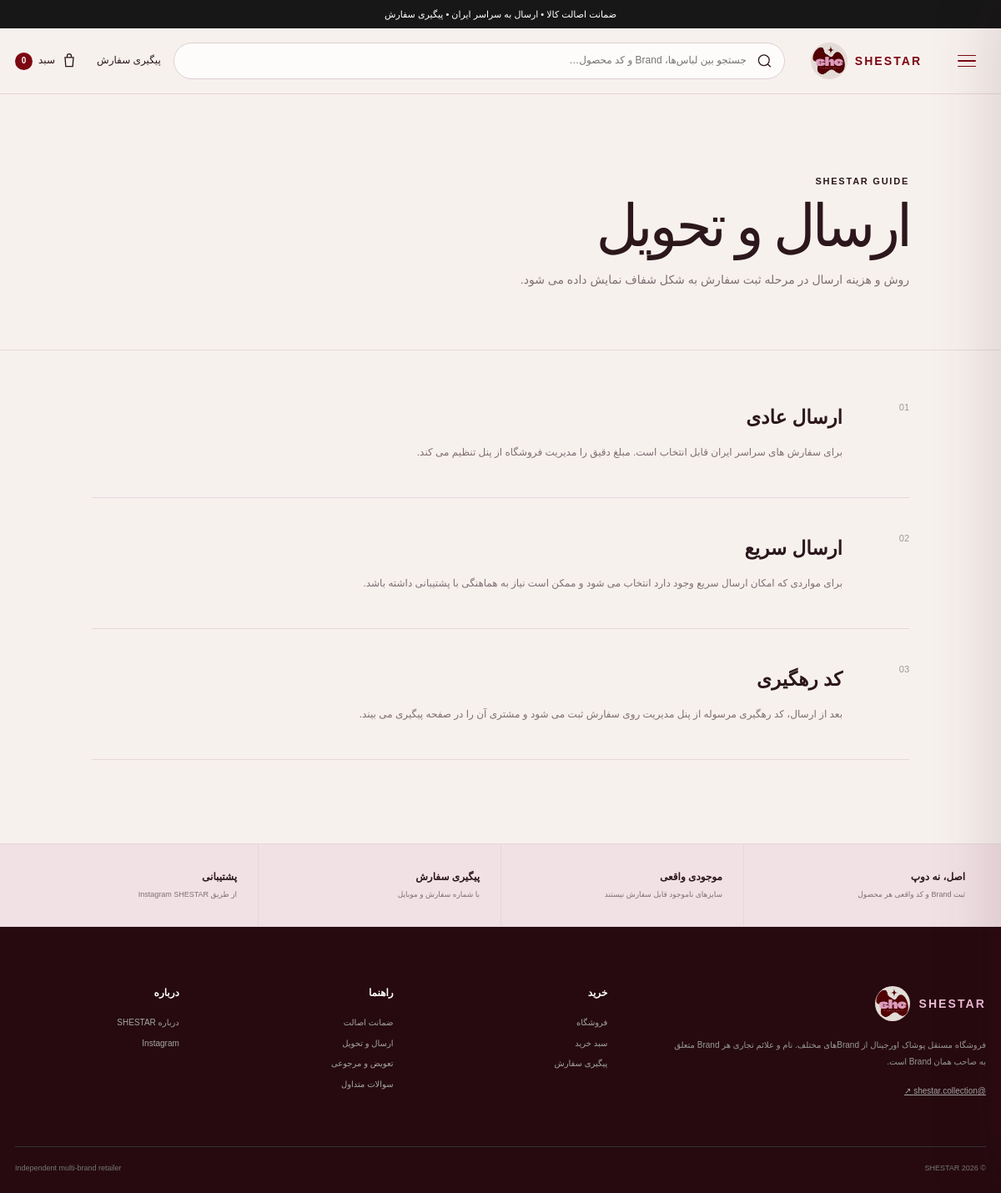
Screenshot of /info/shipping/ with the database file from the repository.
### shop/models.py (models this page shows, shortened)
class HomePageContent(models.Model):
    announcement_text = models.CharField("نوار بالای سایت", max_length=180, default="ضمانت اصالت کالا • ارسال به سراسر ایران • پیگیری سفارش")
    hero_kicker = models.CharField("تیتر کوچک Hero", max_length=160, default="SHESTAR COLLECTION · ORIGINAL BRAND FASHION")
    hero_title = models.CharField("عنوان اصلی Hero", max_length=220, default="استایل‌هایی که دلت می‌خواد بپوشی.")
    hero_text = models.TextField("متن Hero", default="انتخاب آیتم‌های اورجینال از Brandهای مختلف؛ با سایز و موجودی واقعی، قیمت شفاف و امکان ثبت و پیگیری سفارش از خود سایت.")
    hero_primary_button = models.CharField("متن دکمه اصلی Hero", max_length=80, default="شروع خرید")
    hero_secondary_button = models.CharField("متن دکمه دوم Hero", max_length=80, default="Instagram ↗")
    promise_1_title = models.CharField("مزیت ۱ - عنوان", max_length=80, default="اورجینال")
    promise_1_text = models.CharField("مزیت ۱ - توضیح", max_length=140, default="بدون فیک و Dupe")
    promise_2_title = models.CharField("مزیت ۲ - عنوان", max_length=80, default="شفاف")
    promise_2_text = models.CharField("مزیت ۲ - توضیح", max_length=140, default="قیمت، سایز و موجودی واقعی")
    promise_3_title = models.CharField("مزیت ۳ - عنوان", max_length=80, default="قابل پیگیری")
    promise_3_text = models.CharField("مزیت ۳ - توضیح", max_length=140, default="از ثبت تا ارسال")
    category_kicker = models.CharField("دسته‌بندی - تیتر کوچک", max_length=100, default="SHOP BY CATEGORY")
    category_title = models.CharField("دسته‌بندی - عنوان", max_length=100, default="دسته‌بندی‌ها")
    new_kicker = models.CharField("جدیدها - تیتر کوچک", max_length=100, default="JUST IN")
    new_title = models.CharField("جدیدها - عنوان", max_length=100, default="جدیدها")
    lookbook_kicker = models.CharField("Lookbook - تیتر کوچک", max_length=100, default="THE SHESTAR EDIT")
    lookbook_title = models.CharField("Lookbook - عنوان", max_length=180, default="از Instagram تا سبد خرید.")
    lookbook_text = models.TextField("Lookbook - متن", default="عکس‌های واقعی استایل و محصول می‌توانند کنار عکس رسمی Brand روی صفحه محصول قرار بگیرند تا مشتری دقیق‌تر انتخاب کند.")
    lookbook_button = models.CharField("Lookbook - متن دکمه", max_length=80, default="دیدن Instagram")
    brands_kicker = models.CharField("Brandها - تیتر کوچک", max_length=100, default="MULTI-BRAND")
    brands_title = models.CharField("Brandها - عنوان", max_length=100, default="Brandها")
    brands_disclaimer = models.TextField("متن زیر Brandها", default="SHESTAR یک فروشگاه مستقل Multi-brand است و نمایش نام Brand به معنی نمایندگی رسمی آن Brand نیست.")
    why_kicker = models.CharField("Why SHESTAR - تیتر کوچک", max_length=100, default="WHY SHESTAR")
    why_title = models.CharField("Why SHESTAR - عنوان", max_length=180, default="اصل بودن فقط یک جمله نیست.")
    instagram_handle = models.CharField("Instagram handle", max_length=80, default="@SHESTAR.COLLECTION")
    instagram_title = models.CharField("Instagram banner - عنوان", max_length=180, default="Dropهای جدید را از دست نده.")
    footer_about = models.TextField("متن معرفی Footer", default="فروشگاه مستقل پوشاک اورجینال از Brandهای مختلف. نام و علائم تجاری هر Brand متعلق به صاحب همان Brand است.")
    footer_shop_heading = models.CharField("عنوان ستون خرید Footer", max_length=60, default="خرید")
    footer_help_heading = models.CharField("عنوان ستون راهنما Footer", max_length=60, default="راهنما")
    footer_about_heading = models.CharField("عنوان ستون درباره Footer", max_length=60, default="درباره")
    footer_bottom_text = models.CharField("متن پایین Footer", max_length=160, default="Independent multi-brand retailer")
    meta_title = models.CharField("SEO - عنوان صفحه اصلی", max_length=180, default="SHESTAR | Original Brand Fashion")
    meta_description = models.CharField("SEO - توضیحات صفحه اصلی", max_length=300, default="فروش آنلاین پوشاک اورجینال برندهای مختلف با نمایش موجودی، سایز، ثبت سفارش و پیگیری سفارش.")
    updated_at = models.DateTimeField("آخرین ویرایش", auto_now=True)
    class Meta:
        verbose_name = "محتوای صفحه اصلی"
        verbose_name_plural = "محتوای صفحه اصلی"
    @classmethod
    def load(cls):
        obj, _ = cls.objects.get_or_create(pk=1)
        return obj

### shop/views.py (the view)
# urls.py: path("info/<slug:slug>/", views.info_page, name="info_page"),
def info_page(request, slug):
    page = INFO_PAGES.get(slug)
    if not page:
        return redirect("shop:home")
    return render(request, "shop/info_page.html", {"page": page, "slug": slug})

### shop/cart.py (called while the page is built, shortened)
def money(value):
    return f"{int(value):,} تومان"

def get_cart(request):
    return request.session.get(CART_SESSION_KEY, {})

def cart_snapshot(request):
    cart = get_cart(request)
    if not cart:
        return {
            "items": [], "count": 0, "subtotal": 0, "discount": 0, "total_after_discount": 0,
            "subtotal_display": money(0), "discount_display": money(0), "total_after_discount_display": money(0),
            "coupon": None, "can_checkout": False,
        }

### shop/context_processors.py (called while the page is built)
def storefront(request):
    snapshot = cart_snapshot(request)
    return {
        "global_cart_count": snapshot["count"],
        "site_settings": SiteSetting.load(),
        "home_content": HomePageContent.load(),
        "categories": Product.CATEGORY_CHOICES,
    }

### shop/models.py (called while the page is built)
    @classmethod
    def load(cls):
        obj, _ = cls.objects.get_or_create(pk=1)
        return obj

### shop/templates/shop/info_page.html (shortened to what this page needs)
{% extends 'shop/base.html' %}
{% block content %}
<section class="page-hero info-hero"><div class="container"><span class="kicker">SHESTAR GUIDE</span><h1>{{ page.title }}</h1><p>{{ page.lead }}</p></div></section>
<section class="container info-content">{% for title,text in page.sections %}<article><span>0{{ forloop.counter }}</span><div><h2>{{ title }}</h2><p>{{ text }}</p></div></article>{% endfor %}
</section>
{% endblock %}

### shop/templates/shop/base.html (shortened to what this page needs)
{% load static %}
<!doctype html>
<html lang="fa" dir="rtl">
<head>
  <link rel="stylesheet" href="{% static 'shop/css/site.css' %}">
</head>
<body>
  <div class="topbar">
    <div class="container topbar-inner"><span>{{ home_content.announcement_text }}</span></div>
  </div>
  <header class="header">
    <div class="container header-main">
      <div class="header-actions">
        <a class="header-link desktop-only" href="{% url 'shop:track_order' %}">پیگیری سفارش</a>
        <a class="cart-link" href="{% url 'shop:cart_page' %}" aria-label="سبد خرید">
          <svg viewBox="0 0 24 24" aria-hidden="true"><path d="M6 7h12l-1 13H7L6 7Zm3 0V5a3 3 0 0 1 6 0v2"/></svg>
          <span>سبد</span><b data-cart-count>{{ global_cart_count }}</b>
        </a>
      </div>
      <form class="header-search" action="{% url 'shop:shop_list' %}" method="get" role="search">
        <svg viewBox="0 0 24 24" aria-hidden="true"><path d="m21 21-4.35-4.35m2.35-5.65a8 8 0 1 1-16 0 8 8 0 0 1 16 0Z"/></svg>
        <input name="q" value="{{ request.GET.q }}" placeholder="جستجو بین لباس‌ها، Brand و کد محصول…" autocomplete="off">
      </form>
      <a class="logo logo-with-image" href="{% url 'shop:home' %}" aria-label="SHESTAR home">
        <img src="{% static 'shop/images/shestar-logo.webp' %}" alt="SHESTAR">
        <span class="logo-word">SHESTAR</span>
      </a>
      <button class="site-menu-btn" type="button" data-menu-open aria-label="باز کردن منوی دسته‌بندی" aria-controls="site-drawer" aria-expanded="false">
        <span></span><span></span><span></span>
      </button>
    </div>
  </header>
  <main>{% block content %}{% endblock %}</main>
  <section class="service-band">
    <div class="container service-grid">
      <div><b>اصل، نه دوپ</b><span>ثبت Brand و کد واقعی هر محصول</span></div>
      <div><b>موجودی واقعی</b><span>سایزهای ناموجود قابل سفارش نیستند</span></div>
      <div><b>پیگیری سفارش</b><span>با شماره سفارش و موبایل</span></div>
      <div><b>پشتیبانی</b><span>{% if site_settings.support_phone %}{{ site_settings.support_phone }}{% else %}از طریق Instagram SHESTAR{% endif %}</span></div>
    </div>
  </section>
  <footer class="footer">
    <div class="container footer-grid">
      <div class="footer-brand">
        <a class="logo logo-with-image" href="{% url 'shop:home' %}"><img src="{% static 'shop/images/shestar-logo.webp' %}" alt="SHESTAR"><span class="logo-word">SHESTAR</span></a>
        <p>{{ home_content.footer_about }}</p>
        <a class="instagram-link" href="{{ site_settings.instagram_url }}" target="_blank" rel="noopener">@shestar.collection ↗</a>
      </div>
      <div><h3>{{ home_content.footer_shop_heading }}</h3><a href="{% url 'shop:shop_list' %}">فروشگاه</a><a href="{% url 'shop:cart_page' %}">سبد خرید</a><a href="{% url 'shop:track_order' %}">پیگیری سفارش</a></div>
      <div><h3>{{ home_content.footer_help_heading }}</h3><a href="{% url 'shop:info_page' 'authenticity' %}">ضمانت اصالت</a><a href="{% url 'shop:info_page' 'shipping' %}">ارسال و تحویل</a><a href="{% url 'shop:info_page' 'returns' %}">تعویض و مرجوعی</a><a href="{% url 'shop:info_page' 'faq' %}">سوالات متداول</a></div>
      <div><h3>{{ home_content.footer_about_heading }}</h3><a href="{% url 'shop:info_page' 'about' %}">درباره SHESTAR</a><a href="{{ site_settings.instagram_url }}" target="_blank" rel="noopener">Instagram</a></div>
    </div>
    <div class="container footer-bottom"><span>© {% now "Y" %} SHESTAR</span><span>{{ home_content.footer_bottom_text }}</span></div>
  </footer>
</body>
</html>

### rows the page displays
HomePageContent: announcement_text "ضمانت اصالت کالا • ارسال به سراسر ایران • پیگیری سفارش", footer_about "فروشگاه مستقل پوشاک اورجینال از Brandهای مختلف. نام و علائم تجاری هر Brand متعلق به صاحب همان Brand است.", footer_shop_heading "خرید", footer_help_heading "راهنما", footer_about_heading "درباره", footer_bottom_text "Independent multi-brand retailer"

### other values shown
{{ global_cart_count }} "0"
{{ page.title }} "ارسال و تحویل"
{{ page.lead }} "روش و هزینه ارسال در مرحله ثبت سفارش به شکل شفاف نمایش داده می شود."
{{ title }} "ارسال عادی" "ارسال سریع" "کد رهگیری"
{{ text }} "برای سفارش های سراسر ایران قابل انتخاب است. مبلغ دقیق را مدیریت فروشگاه از پنل تنظیم می کند." "برای مواردی که امکان ارسال سریع وجود دارد انتخاب می شود و ممکن است نیاز به هماهنگی با پشتیبانی داشته باشد." "بعد از ارسال، کد رهگیری مرسوله از پنل مدیریت روی سفارش ثبت می شود و مشتری آن را در صفحه پیگیری می بیند."
